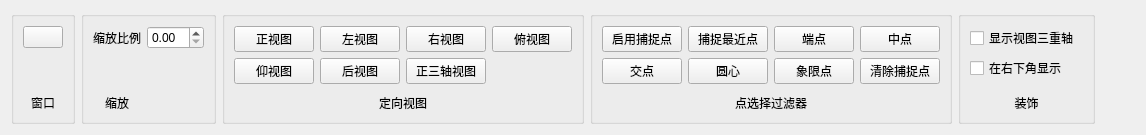
       <widget class="QWidget" name="tab_2">
        <attribute name="title">
         <string>视图</string>
        </attribute>
        <layout class="QGridLayout" name="gridLayout_16">
         <item row="0" column="3">
          <widget class="QGroupBox" name="groupBox_15">
           <property name="title">
            <string/>
           </property>
           <property name="flat">
            <bool>false</bool>
           </property>
           <layout class="QGridLayout" name="gridLayout_15">
            <item row="0" column="0">
             <layout class="QGridLayout" name="gridLayout_14">
              <item row="0" column="0">
               <widget class="QPushButton" name="Use_Capture">
                <property name="text">
                 <string>启用捕捉点</string>
                </property>
                <property name="icon">
                 <iconset resource="resource/resources.qrc">
                  <normaloff>:/icons/capture.png</normaloff>:/icons/capture.png</iconset>
                </property>
               </widget>
              </item>
              <item row="1" column="1">
               <widget class="QPushButton" name="Capture_Arccenterpoint">
                <property name="text">
                 <string>圆心</string>
                </property>
                <property name="icon">
                 <iconset resource="resource/resources.qrc">
                  <normaloff>:/icons/capture_arc_center_point.png</normaloff>:/icons/capture_arc_center_point.png</iconset>
                </property>
               </widget>
              </item>
              <item row="1" column="2">
               <widget class="QPushButton" name="Capture_Quadrantpoint">
                <property name="text">
                 <string>象限点</string>
                </property>
                <property name="icon">
                 <iconset resource="resource/resources.qrc">
                  <normaloff>:/icons/capture_quadrant_point.png</normaloff>:/icons/capture_quadrant_point.png</iconset>
                </property>
               </widget>
              </item>
              <item row="1" column="3">
               <widget class="QPushButton" name="Capture_Clear">
                <property name="text">
                 <string>清除捕捉点</string>
                </property>
                <property name="icon">
                 <iconset resource="resource/resources.qrc">
                  <normaloff>:/icons/capture_clear.png</normaloff>:/icons/capture_clear.png</iconset>
                </property>
               </widget>
              </item>
              <item row="0" column="2">
               <widget class="QPushButton" name="Capture_Endpoint">
                <property name="text">
                 <string>端点</string>
                </property>
                <property name="icon">
                 <iconset resource="resource/resources.qrc">
                  <normaloff>:/icons/capture_endpoint.png</normaloff>:/icons/capture_endpoint.png</iconset>
                </property>
               </widget>
              </item>
              <item row="0" column="1">
               <widget class="QPushButton" name="Capture_Closed">
                <property name="text">
                 <string>捕捉最近点</string>
                </property>
                <property name="icon">
                 <iconset resource="resource/resources.qrc">
                  <normaloff>:/icons/capture_closed.png</normaloff>:/icons/capture_closed.png</iconset>
                </property>
               </widget>
              </item>
              <item row="0" column="3">
               <widget class="QPushButton" name="Capture_Midpoint">
                <property name="text">
                 <string>中点</string>
                </property>
                <property name="icon">
                 <iconset resource="resource/resources.qrc">
                  <normaloff>:/icons/capture_midpoint.png</normaloff>:/icons/capture_midpoint.png</iconset>
                </property>
               </widget>
              </item>
              <item row="1" column="0">
               <widget class="QPushButton" name="Capture_Insertsectionpoint">
                <property name="text">
                 <string>交点</string>
                </property>
                <property name="icon">
                 <iconset resource="resource/resources.qrc">
                  <normaloff>:/icons/capture_intersection_point.png</normaloff>:/icons/capture_intersection_point.png</iconset>
                </property>
               </widget>
              </item>
             </layout>
            </item>
            <item row="2" column="0">
             <widget class="QLabel" name="label_5">
              <property name="text">
               <string>点选择过滤器</string>
              </property>
              <property name="alignment">
               <set>Qt::AlignmentFlag::AlignCenter</set>
              </property>
             </widget>
            </item>
            <item row="1" column="0">
             <spacer name="verticalSpacer">
              <property name="orientation">
               <enum>Qt::Orientation::Vertical</enum>
              </property>
              <property name="sizeHint" stdset="0">
               <size>
                <width>20</width>
                <height>4</height>
               </size>
              </property>
             </spacer>
            </item>
           </layout>
          </widget>
         </item>
         <item row="0" column="2">
          <widget class="QGroupBox" name="groupBox_14">
           <property name="title">
            <string/>
           </property>
           <property name="flat">
            <bool>false</bool>
           </property>
           <layout class="QGridLayout" name="gridLayout_13">
            <item row="0" column="0">
             <layout class="QGridLayout" name="gridLayout_12">
              <item row="0" column="0">
               <widget class="QPushButton" name="pushButton">
                <property name="text">
                 <string>正视图</string>
                </property>
               </widget>
              </item>
              <item row="0" column="1">
               <widget class="QPushButton" name="pushButton_2">
                <property name="text">
                 <string>左视图</string>
                </property>
               </widget>
              </item>
              <item row="0" column="2">
               <widget class="QPushButton" name="pushButton_3">
                <property name="text">
                 <string>右视图</string>
                </property>
               </widget>
              </item>
              <item row="0" column="3">
               <widget class="QPushButton" name="pushButton_29">
                <property name="text">
                 <string>俯视图</string>
                </property>
               </widget>
              </item>
              <item row="1" column="0">
               <widget class="QPushButton" name="pushButton_17">
                <property name="text">
                 <string>仰视图</string>
                </property>
               </widget>
              </item>
              <item row="1" column="1">
               <widget class="QPushButton" name="pushButton_27">
                <property name="text">
                 <string>后视图</string>
                </property>
               </widget>
              </item>
              <item row="1" column="2">
               <widget class="QPushButton" name="pushButton_28">
                <property name="text">
                 <string>正三轴视图</string>
                </property>
               </widget>
              </item>
             </layout>
            </item>
            <item row="2" column="0">
             <widget class="QLabel" name="label_4">
              <property name="text">
               <string>定向视图</string>
              </property>
              <property name="alignment">
               <set>Qt::AlignmentFlag::AlignCenter</set>
              </property>
             </widget>
            </item>
            <item row="1" column="0">
             <spacer name="verticalSpacer_2">
              <property name="orientation">
               <enum>Qt::Orientation::Vertical</enum>
              </property>
              <property name="sizeHint" stdset="0">
               <size>
                <width>20</width>
                <height>4</height>
               </size>
              </property>
             </spacer>
            </item>
           </layout>
          </widget>
         </item>
         <item row="0" column="0">
          <widget class="QGroupBox" name="groupBox_12">
           <property name="title">
            <string/>
           </property>
           <property name="flat">
            <bool>false</bool>
           </property>
           <layout class="QGridLayout" name="gridLayout_9">
            <item row="0" column="0">
             <widget class="QPushButton" name="WindowpushButton">
              <property name="text">
               <string/>
              </property>
              <property name="icon">
               <iconset resource="resource/resources.qrc">
                <normaloff>:/icons/Window.png</normaloff>:/icons/Window.png</iconset>
              </property>
              <property name="iconSize">
               <size>
                <width>36</width>
                <height>36</height>
               </size>
              </property>
             </widget>
            </item>
            <item row="2" column="0">
             <widget class="QLabel" name="label">
              <property name="text">
               <string>窗口</string>
              </property>
              <property name="alignment">
               <set>Qt::AlignmentFlag::AlignCenter</set>
              </property>
             </widget>
            </item>
            <item row="1" column="0">
             <spacer name="verticalSpacer_3">
              <property name="orientation">
               <enum>Qt::Orientation::Vertical</enum>
              </property>
              <property name="sizeHint" stdset="0">
               <size>
                <width>20</width>
                <height>4</height>
               </size>
              </property>
             </spacer>
            </item>
           </layout>
          </widget>
         </item>
         <item row="0" column="1">
          <widget class="QGroupBox" name="groupBox_13">
           <property name="title">
            <string/>
           </property>
           <property name="flat">
            <bool>false</bool>
           </property>
           <layout class="QGridLayout" name="gridLayout_38">
            <item row="0" column="0">
             <widget class="QLabel" name="label_3">
              <property name="text">
               <string>缩放比例</string>
              </property>
             </widget>
            </item>
            <item row="0" column="1">
             <widget class="QDoubleSpinBox" name="doubleSpinBox"/>
            </item>
            <item row="1" column="0">
             <spacer name="verticalSpacer_4">
              <property name="orientation">
               <enum>Qt::Orientation::Vertical</enum>
              </property>
              <property name="sizeHint" stdset="0">
               <size>
                <width>20</width>
                <height>4</height>
               </size>
              </property>
             </spacer>
            </item>
            <item row="2" column="0">
             <widget class="QLabel" name="label_2">
              <property name="text">
               <string>缩放</string>
              </property>
              <property name="alignment">
               <set>Qt::AlignmentFlag::AlignCenter</set>
              </property>
             </widget>
            </item>
           </layout>
          </widget>
         </item>
         <item row="0" column="4">
          <widget class="QGroupBox" name="groupBox_2">
           <property name="title">
            <string/>
           </property>
           <layout class="QGridLayout" name="gridLayout_28">
            <item row="0" column="0">
             <widget class="QCheckBox" name="checkBox">
              <property name="text">
               <string>显示视图三重轴 </string>
              </property>
             </widget>
            </item>
            <item row="1" column="0">
             <widget class="QCheckBox" name="checkBox_2">
              <property name="text">
               <string>在右下角显示</string>
              </property>
             </widget>
            </item>
            <item row="3" column="0">
             <widget class="QLabel" name="label_11">
              <property name="layoutDirection">
               <enum>Qt::LayoutDirection::LeftToRight</enum>
              </property>
              <property name="text">
               <string>装饰</string>
              </property>
              <property name="alignment">
               <set>Qt::AlignmentFlag::AlignCenter</set>
              </property>
             </widget>
            </item>
            <item row="2" column="0">
             <spacer name="verticalSpacer_5">
              <property name="orientation">
               <enum>Qt::Orientation::Vertical</enum>
              </property>
              <property name="sizeHint" stdset="0">
               <size>
                <width>20</width>
                <height>4</height>
               </size>
              </property>
             </spacer>
            </item>
           </layout>
          </widget>
         </item>
         <item row="0" column="5">
          <spacer name="horizontalSpacer">
           <property name="orientation">
            <enum>Qt::Orientation::Horizontal</enum>
           </property>
           <property name="sizeHint" stdset="0">
            <size>
             <width>40</width>
             <height>20</height>
            </size>
           </property>
          </spacer>
         </item>
        </layout>
       </widget>
